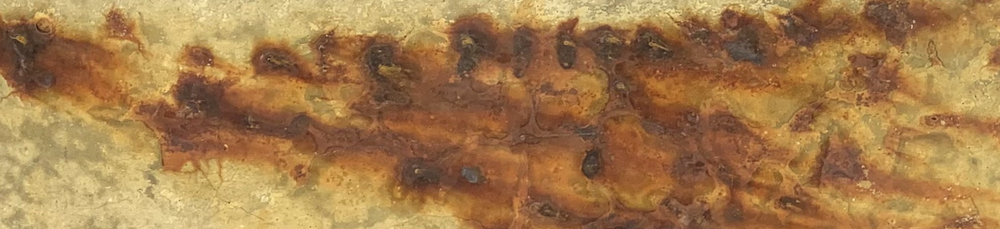
#> input picture Images_dataset/Images_dataset/D04-20240918-36W.png, 1000 x 229 px, shrunk from 2835 x 650 before the run, found by its file name; its folder holds only this picture in this run
$ python process_images.py
#> lines starting #> are read from the running program, lines starting #| are printed output that depends on the picture; after the words box and inside, x2 and y2 are one past the last pixel; in counts of white or black regions, pixels touching at a corner belong together; long printed decimals are rounded
import os
import cv2
import pandas as pd
import numpy as np
import re

# ================= تنظیمات =================
# آدرس پوشه‌ای که ۷۹۲ عکس شما در آن است را اینجا بنویسید
# مثال ویندوز: r"C:\Users\Name\Desktop\Corrosion_Photos"
FOLDER_PATH = r"C:\Users\parastoo\PycharmProjects\PythonProject\Images_dataset\Images_dataset"


# ================= بدنه اصلی کد =================
def process_batch_images(folder_path):
    results = []

    # تنظیمات رنگ زنگ‌زدگی (بر اساس پروژه شما)
    lower_rust = np.array([50, 0, 0])
    upper_rust = np.array([255, 100, 80])

    # لیست کردن تمام عکس‌ها
    valid_extensions = {'.png', '.jpg', '.jpeg', '.bmp', '.tif'}
    try:
        files = [f for f in os.listdir(folder_path) if os.path.splitext(f)[1].lower() in valid_extensions]
    except FileNotFoundError:
        print(f"خطا: پوشه {folder_path} پیدا نشد!")
        return pd.DataFrame()

    print(f"شروع پردازش {len(files)} تصویر...")

    for i, filename in enumerate(files):
        # نمایش پیشرفت کار هر 50 عکس
        if i % 50 == 0:
            print(f"Processing image {i}/{len(files)}...")

        file_path = os.path.join(folder_path, filename)

        # 1. خواندن و تبدیل رنگ
        img_bgr = cv2.imread(file_path)
#> img_bgr is the input picture: shape (229, 1000, 3); mean B, G, R 75.7, 122.7, 163.4
        if img_bgr is None:
            continue
        img_rgb = cv2.cvtColor(img_bgr, cv2.COLOR_BGR2RGB)

        # 2. محاسبه درصد زنگ‌زدگی
        rust_mask = cv2.inRange(img_rgb, lower_rust, upper_rust)
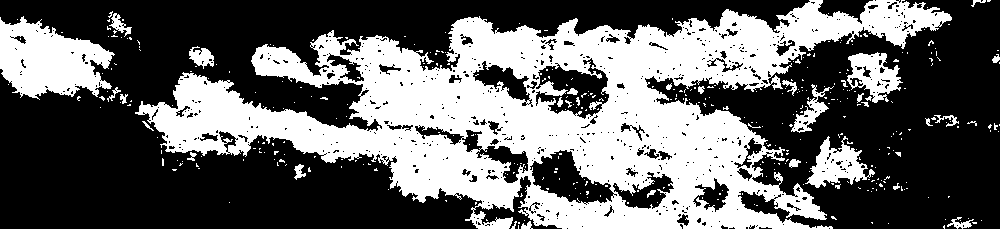
#> rust_mask: shape (229, 1000); 39.6% white; 384 white regions (352 under 20 px), largest, box (x1, y1, x2, y2) and area: (135, 0, 952, 229) 78014, (0, 16, 115, 100) 6082, (805, 136, 875, 188) 1650
        total_pixels = img_rgb.shape[0] * img_rgb.shape[1]
#> total_pixels = 229000
        rust_pixels = cv2.countNonZero(rust_mask)
#> rust_pixels = 90787
        rust_pct = (rust_pixels / total_pixels) * 100
#> rust_pct = 39.64

        # 3. استخراج اطلاعات از نام فایل
        # فرمت: S4SAVF03-20220603-2W.png
        name_body = os.path.splitext(filename)[0]
        parts = name_body.split('-')

        sample_name = "Unknown"
        week = 0

        if len(parts) >= 3:
            sample_name = parts[0]
            # پیدا کردن عدد هفته (Week)
            week_str = parts[-1]
            week_match = re.search(r'\d+', week_str)
            if week_match:
                week = int(week_match.group())
        else:
            sample_name = name_body  # اگر نام فایل استاندارد نبود

        # 4. ذخیره نتیجه
        results.append({
            'Filename': filename,
            'Sample': sample_name,
            'Week': week,
            'Rust_Percentage': rust_pct
        })

    # تبدیل به اکسل
    df_results = pd.DataFrame(results)
#> df_results = table of 1 rows and 4 columns
    return df_results


# اجرای تابع
if __name__ == "__main__":
    df = process_batch_images(FOLDER_PATH)
#> df = table of 1 rows and 4 columns

    if not df.empty:
        output_file = "Final_Corrosion_Data.xlsx"
        df.to_excel(output_file, index=False)
        print(f"\nتمام شد! فایل '{output_file}' ساخته شد.")
        print(df.head())
#|                Filename Sample  Week  Rust_Percentage
#| 0  D04-20240918-36W.png    D04    36        39.645
    else:
        print("هیچ عکسی پردازش نشد.")

$ run again, on Images_dataset/Images_dataset/D06-20240902-33W.png
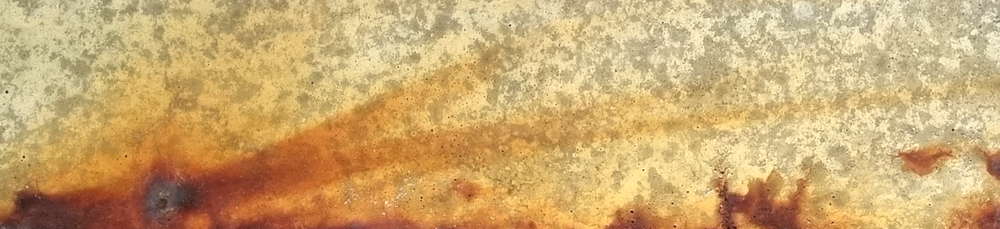
#> input picture Images_dataset/Images_dataset/D06-20240902-33W.png, 1000 x 229 px, shrunk from 2835 x 650 before the run, found by its file name
#> in process_batch_images, img_bgr is the input picture: shape (229, 1000, 3); mean B, G, R 113.7, 169.6, 204.5
#> in process_batch_images, `rust_mask = cv2.inRange(img_rgb, lower_rust, upper_rust)`:
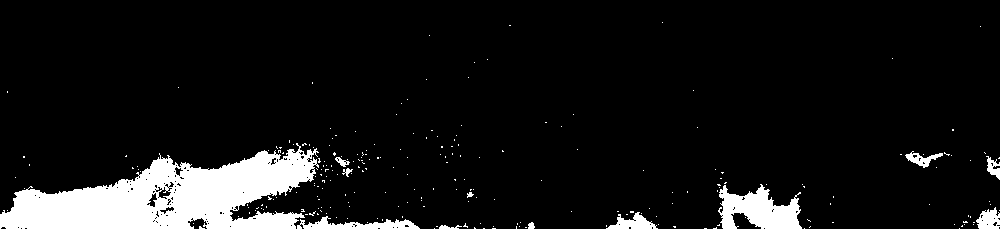
#> rust_mask: shape (229, 1000); 8.7% white; 241 white regions (229 under 20 px), largest, box (x1, y1, x2, y2) and area: (0, 143, 319, 229) 15011, (718, 184, 802, 229) 2298, (297, 216, 420, 229) 784
#> rust_pixels = 20034
#> rust_pct = 8.75
#> df_results = table of 1 rows and 4 columns
#|                Filename Sample  Week  Rust_Percentage
#| 0  D06-20240902-33W.png    D06    33         8.748
